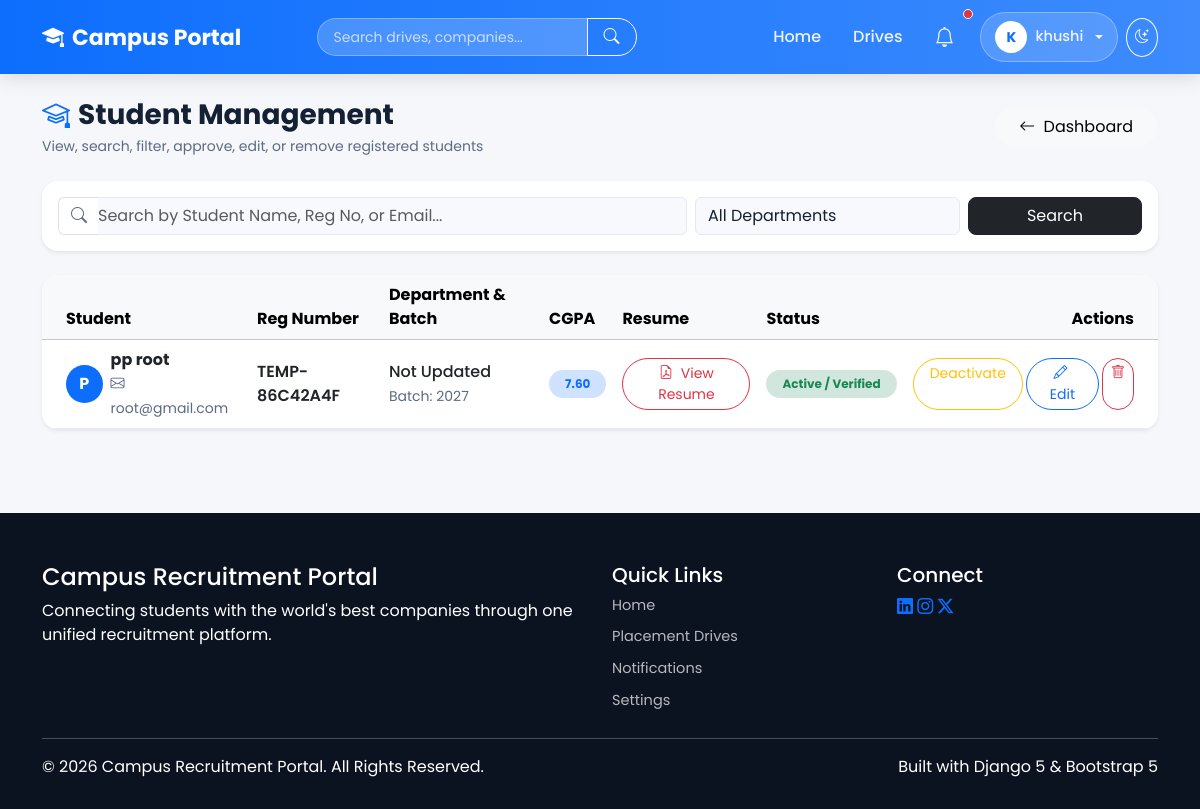
/placement/students/ (signed in), run on the app's committed database.
### accounts/models.py (models this page shows, shortened)
class CustomUser(AbstractUser):
    ROLE_CHOICES = [
        ("student", "Student"),
        ("recruiter", "Recruiter"),
        ("placement_officer", "Placement Officer"),
    ]
    email = models.EmailField(unique=True)
    phone_number = models.CharField(
        max_length=15,
        blank=True
    )
    role = models.CharField(
        max_length=25,
        choices=ROLE_CHOICES,
        default="student",
    )
    objects = CustomUserManager()
    USERNAME_FIELD = "email"
    REQUIRED_FIELDS = ["username"]

### students/models.py (models this page shows, shortened)
class StudentProfile(models.Model):
    user = models.OneToOneField(
        CustomUser,
        on_delete=models.CASCADE
    )
    registration_number = models.CharField(
        max_length=20,
        unique=True
    )
    resume = models.FileField(
        upload_to="resumes/",
        blank=True,
        null=True
    )
    department = models.CharField(max_length=100)
    batch = models.IntegerField()
    cgpa = models.DecimalField(
        max_digits=4,
        decimal_places=2
    )
    skills = models.TextField(blank=True, help_text="Comma separated skills")
    projects = models.TextField(blank=True)
    certifications = models.TextField(blank=True)
    bio = models.TextField(blank=True)

### placement/views.py (the view, shortened to what this page needs)
# urls.py: path("students/", views.manage_students, name="placement_manage_students"),
@login_required
def manage_students(request):
    students = StudentProfile.objects.select_related("user").annotate(
        app_count=Count("application"),
        is_placed=Count("application", filter=Q(application__status="Selected"))
    ).order_by("-id")
    search_query = request.GET.get("search", "")
    dept_filter = request.GET.get("department", "")
    if dept_filter:
        students = students.filter(department__iexact=dept_filter)
    departments = StudentProfile.objects.values_list("department", flat=True).distinct()
    context = {
        "students": students,
        "search_query": search_query,
        "dept_filter": dept_filter,
        "departments": departments,
    }
    return render(request, "placement/students.html", context)

### templates/placement/students.html (shortened to what this page needs)
{% extends "base.html" %}
{% block content %}
<div class="container py-4">
    <div class="d-flex flex-column flex-md-row align-items-md-center justify-content-between mb-4">
        <div>
            <h3 class="fw-bold mb-1"><i class="bi bi-mortarboard text-primary me-2"></i>Student Management</h3>
            <p class="text-muted small mb-0">View, search, filter, approve, edit, or remove registered students</p>
        </div>
        <div class="mt-3 mt-md-0">
            <a href="{% url 'placement_dashboard' %}" class="btn btn-light rounded-pill px-4">
                <i class="bi bi-arrow-left me-1"></i> Dashboard
            </a>
        </div>
    </div>
    <div class="card border-0 shadow-sm rounded-4 p-3 bg-white mb-4">
        <form method="GET" class="row g-2 align-items-center">
            <div class="col-md-6 col-lg-7">
                <div class="input-group">
                    <span class="input-group-text bg-transparent border-end-0"><i class="bi bi-search text-muted"></i></span>
                    <input type="text" name="search" class="form-control border-start-0 ps-0" placeholder="Search by Student Name, Reg No, or Email..." value="{{ search_query }}">
                </div>
            </div>
            <div class="col-md-4 col-lg-3">
                <select name="department" class="form-select" onchange="this.form.submit()">
                    <option value="">All Departments</option>
                </select>
            </div>
            <div class="col-md-2 col-lg-2 d-grid">
                <button type="submit" class="btn btn-dark rounded-3">Search</button>
            </div>
        </form>
    </div>
    {% if students %}
    <div class="card border-0 shadow-sm rounded-4 bg-white overflow-hidden">
        <div class="table-responsive">
            <table class="table table-hover align-middle mb-0">
                <thead class="table-light">
                    <tr>
                        <th class="ps-4">Student</th>
                        <th>Reg Number</th>
                        <th>Department & Batch</th>
                        <th>CGPA</th>
                        <th>Resume</th>
                        <th>Status</th>
                        <th class="text-end pe-4">Actions</th>
                    </tr>
                </thead>
                <tbody>
                    {% for student in students %}
                    <tr>
                        <td class="ps-4">
                            <div class="d-flex align-items-center">
                                <div class="avatar-sm bg-primary text-white rounded-circle d-flex align-items-center justify-content-center me-2 fw-bold" style="width:38px;height:38px;">
                                    {{ student.user.first_name|default:student.user.username|first|upper }}
                                </div>
                                <div>
                                    <div class="fw-bold text-dark">{{ student.user.get_full_name|default:student.user.username }}</div>
                                    <small class="text-muted"><i class="bi bi-envelope me-1"></i>{{ student.user.email }}</small>
                                </div>
                            </div>
                        </td>
                        <td><span class="fw-semibold text-dark">{{ student.registration_number }}</span></td>
                        <td>
                            <div class="fw-medium text-dark">{{ student.department }}</div>
                            <small class="text-muted">Batch: {{ student.batch }}</small>
                        </td>
                        <td>
                            <span class="badge bg-primary-subtle text-primary px-3 py-2 rounded-pill fw-bold fs-7">
                                {{ student.cgpa }}
                            </span>
                        </td>
                        <td>
                            {% if student.resume %}
                            <a href="{{ student.resume.url }}" target="_blank" class="btn btn-sm btn-outline-danger rounded-pill px-3">
                                <i class="bi bi-file-earmark-pdf me-1"></i> View Resume
                            </a>
                            {% else %}
                            <span class="text-muted small"><i class="bi bi-x-circle me-1"></i>No Resume</span>
                            {% endif %}
                        </td>
                        <td>
                            {% if student.is_placed %}
                                <span class="badge bg-success text-white px-3 py-2 rounded-pill"><i class="bi bi-check-circle me-1"></i>Placed</span>
                            {% elif student.user.is_active %}
                                <span class="badge bg-success-subtle text-success px-3 py-2 rounded-pill">Active / Verified</span>
                            {% else %}
                                <span class="badge bg-warning-subtle text-warning px-3 py-2 rounded-pill">Pending / Inactive</span>
                            {% endif %}
                        </td>
                        <td class="text-end pe-4">
                            <div class="btn-group">
                                <a href="{% url 'placement_toggle_student_active' student.id %}" class="btn btn-sm {% if student.user.is_active %}btn-outline-warning{% else %}btn-outline-success{% endif %} rounded-pill px-3 me-1">
                                    {% if student.user.is_active %}Deactivate{% else %}Approve{% endif %}
                                </a>
                                <a href="{% url 'placement_edit_student' student.id %}" class="btn btn-sm btn-outline-primary rounded-pill px-3 me-1">
                                    <i class="bi bi-pencil me-1"></i> Edit
                                </a>
                                <a href="{% url 'placement_delete_student' student.id %}" class="btn btn-sm btn-outline-danger rounded-pill px-2">
                                    <i class="bi bi-trash"></i>
                                </a>
                            </div>
                        </td>
                    </tr>
                    {% endfor %}
                </tbody>
            </table>
        </div>
    </div>
    {% else %}
    <div class="card border-0 shadow-sm rounded-4 p-5 text-center bg-white">
        <i class="bi bi-mortarboard fs-1 text-muted"></i>
        <h5 class="fw-bold mt-3">No Students Found</h5>
        <p class="text-muted">No students match your search filter.</p>
    </div>
    {% endif %}
</div>
{% endblock %}

### templates/base.html (shortened to what this page needs)
<!DOCTYPE html>
<html lang="en">
<head>
<link href="https://cdn.jsdelivr.net/npm/bootstrap@5.3.3/dist/css/bootstrap.min.css" rel="stylesheet">
<link rel="stylesheet" href="https://cdn.jsdelivr.net/npm/bootstrap-icons@1.11.3/font/bootstrap-icons.min.css">
</head>
<body>
<nav class="navbar navbar-expand-lg sticky-top">
<div class="container">
    <a class="navbar-brand" href="/"><i class="bi bi-mortarboard-fill"></i> Campus Portal</a>
    <div class="collapse navbar-collapse" id="nav">
        <form action="{% url 'global_search' %}" method="GET" class="d-flex mx-auto my-2 my-lg-0" style="max-width: 320px; width: 100%;">
            <div class="input-group">
                <input type="text" name="q" class="form-control nav-search-input" placeholder="Search drives, companies..." value="{{ request.GET.q }}">
                <button class="btn btn-outline-light rounded-end-pill px-3" type="submit"><i class="bi bi-search"></i></button>
            </div>
        </form>
        <ul class="navbar-nav ms-auto align-items-lg-center">
            <li class="nav-item">
                <a class="nav-link {% if request.resolver_match.url_name == 'home' %}active{% endif %}" href="/">Home</a>
            </li>
            <li class="nav-item">
                <a class="nav-link" href="{% url 'placement_drives' %}">Drives</a>
            </li>
            {% if user.is_authenticated %}
                <li class="nav-item me-2">
                    <a class="nav-link position-relative" href="{% url 'notifications_list' %}" title="Notifications">
                        <i class="bi bi-bell fs-5"></i>
                        {% if user.notifications.filter.is_read.count > 0 or user.notifications.count > 0 %}
                            <span class="position-absolute top-0 start-100 translate-middle p-1 bg-danger border border-light rounded-circle"></span>
                        {% endif %}
                    </a>
                </li>
                <li class="nav-item dropdown">
                    <a class="nav-link user-menu-toggle dropdown-toggle" href="#" role="button" data-bs-toggle="dropdown">
                        <span class="user-avatar-circle">{{ user.first_name|default:user.username|first|upper }}</span>
                        <span>{{ user.first_name|default:user.username }}</span>
                    </a>
                </li>
            {% endif %}
            <li class="nav-item ms-lg-2 mt-2 mt-lg-0">
                <button onclick="toggleTheme()" class="btn btn-sm btn-outline-light rounded-circle p-2" id="themeToggleBtn" title="Toggle Theme" aria-label="Toggle theme">
                    <i class="bi bi-moon-stars"></i>
                </button>
            </li>
        </ul>
    </div>
</div>
</nav>
<main>
{% block content %}
{% endblock %}
</main>
<footer>
<div class="container">
    <div class="row">
        <div class="col-md-6 mb-4 mb-md-0">
            <h4>Campus Recruitment Portal</h4>
            <p>Connecting students with the world's best companies through one unified recruitment platform.</p>
        </div>
        <div class="col-md-3 mb-4 mb-md-0">
            <h5>Quick Links</h5>
            <a href="/" class="footer-link">Home</a>
            <a href="{% url 'placement_drives' %}" class="footer-link">Placement Drives</a>
            <a href="{% url 'notifications_list' %}" class="footer-link">Notifications</a>
            <a href="{% url 'user_settings' %}" class="footer-link">Settings</a>
        </div>
        <div class="col-md-3">
            <h5>Connect</h5>
            <div>
                <a href="#" class="social-icon"><i class="bi bi-linkedin"></i></a>
                <a href="#" class="social-icon"><i class="bi bi-instagram"></i></a>
                <a href="#" class="social-icon"><i class="bi bi-twitter-x"></i></a>
            </div>
        </div>
    </div>
    <hr>
    <div class="d-flex flex-column flex-md-row justify-content-between align-items-center">
        <p class="footer-bottom mb-0">© 2026 Campus Recruitment Portal. All Rights Reserved.</p>
        <p class="footer-bottom mb-0">Built with Django 5 & Bootstrap 5</p>
    </div>
</div>
</footer>
</body>
</html>

### templates/base.html (style rules this page uses)
:root { --brand-blue: #0d6efd; --brand-blue-light: #3d8bfd; --brand-dark: #0b1320; --text-muted: #5c6b82; --bg-soft: #f5f7fb; --surface: #ffffff; --surface-2: #f8f9fc; --border-color: #e5eaf2; --text-color: #142033; --radius-lg: 20px; --radius-md: 14px; }
body { font-family: 'Poppins', sans-serif; background: var(--bg-soft); color: var(--text-color); display: flex; flex-direction: column; min-height: 100vh; transition: background-color 0.3s ease, color 0.3s ease; }
main { flex: 1; }
a { color: var(--brand-blue); }
.card, .list-group-item, .table, .form-control, .form-select, .alert { border-color: var(--border-color); }
.card { background: var(--surface); color: var(--text-color); border: 1px solid var(--border-color); border-radius: var(--radius-lg); box-shadow: 0 10px 30px rgba(0, 0, 0, 0.06); }
.form-control, .form-select, .form-control:focus, .form-select:focus { background: var(--surface-2); color: var(--text-color); border-color: var(--border-color); }
.text-muted { color: var(--text-muted) !important; }
.navbar { background: linear-gradient(90deg, var(--brand-blue), var(--brand-blue-light)); box-shadow: 0 4px 20px rgba(0, 0, 0, .12); padding: 12px 0; }
.navbar-brand { font-size: 22px; font-weight: 700; color: #fff !important; display: flex; align-items: center; gap: 8px; }
.nav-link { color: rgba(255, 255, 255, .9) !important; font-weight: 500; margin-left: 4px; padding: 8px 14px !important; border-radius: 30px; transition: .25s; }
.nav-search-input { background: rgba(255, 255, 255, 0.2); border: 1px solid rgba(255, 255, 255, 0.3); color: #fff; border-radius: 30px; padding: 6px 16px; font-size: 14px; }
.nav-search-input::placeholder { color: rgba(255, 255, 255, 0.7); }
.user-menu-toggle { display: flex; align-items: center; gap: 8px; background: rgba(255, 255, 255, .15); border: 1px solid rgba(255, 255, 255, .3); color: #fff; border-radius: 30px; padding: 5px 14px 5px 5px; font-weight: 500; font-size: 14.5px; }
.user-avatar-circle { width: 32px; height: 32px; border-radius: 50%; background: #fff; color: var(--brand-blue); font-weight: 700; display: flex; align-items: center; justify-content: center; font-size: 14px; }
footer { background: var(--brand-dark); color: #fff; padding: 50px 0 30px; margin-top: 60px; }
footer .footer-link { color: rgba(255, 255, 255, .7); text-decoration: none; display: block; margin-bottom: 10px; font-size: 14.5px; transition: .2s; }

### data on the page
CustomUser: first_name|first "K", first_name "khushi"
StudentProfile: user.first_name|first "P", user.get_full_name "pp root", user.email "root@gmail.com", registration_number "TEMP-86C42A4F", department "Not Updated", batch "2027", cgpa "7.60", shows "Active / Verified", shows "Deactivate"
